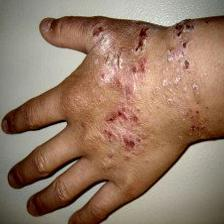
#> input picture Dataset/each_part_aug1000_data/hand/aug_ad_hand/norm_ad_hand_original_atopic36.jpg_235d0429-7084-4231-9be1-81d74c65eaeb.jpg, 224 x 224 px; its folder holds only this picture in this run
$ jupyter execute --allow-errors svm_sigmoid_hand.ipynb   (shell and % lines are left out)
#> lines starting #> are read from the running program, lines starting #| are printed output that depends on the picture
[cell 1]
from pathlib import Path
import matplotlib.pyplot as plt
import numpy as np
from sklearn import svm, metrics, datasets
from sklearn.utils import Bunch
from sklearn.model_selection import GridSearchCV, train_test_split
from sklearn.metrics import confusion_matrix
import skimage
from skimage.io import imread
from skimage.transform import resize

[cell 2]
def load_image_files(container_path, dimension=(224, 224)):
    """
    Load image files with categories as subfolder names
    which performs like scikit-learn sample dataset

    Parameters
    ----------
    container_path : string or unicode
        Path to the main folder holding one subfolder per category
    dimension : tuple
        size to which image are adjusted to

    Returns
    -------
    Bunch
    """
#> called with dimension = (224, 224)
    image_dir = Path(container_path)
    folders = [directory for directory in image_dir.iterdir() if directory.is_dir()]
    categories = [fo.name for fo in folders]

    descr = "A image classification dataset"
    images = []
    flat_data = []
    target = []
    for i, direc in enumerate(folders):
        for file in direc.iterdir():
            img = skimage.io.imread(file)
#> img is the input picture: shape (224, 224, 3); mean R, G, B 149.5, 121.4, 101.4
            img_resized = resize(img, dimension, anti_aliasing=True, mode='reflect')
            flat_data.append(img_resized.flatten())
            images.append(img_resized)
            target.append(i)
    flat_data = np.array(flat_data)
    target = np.array(target)
    images = np.array(images)

    return Bunch(data=flat_data,
                 target=target,
                 target_names=categories,
                 images=images,
                 DESCR=descr)

[cell 3]
image_dataset = load_image_files('/Users/waranthornchansawang/Desktop/RASH_INSPECTOR/SVM_RASH_INSPECTOR/augmented_data/hand')

[cell 4]
X_train, X_test, y_train, y_test = train_test_split(
    image_dataset.data, image_dataset.target, test_size=0.2,random_state=20)

[cell 5]
plt.scatter(X_train[:, -0], X_train[:, 1], c=y_train, s=50, cmap=plt.cm.Paired )
plt.show()
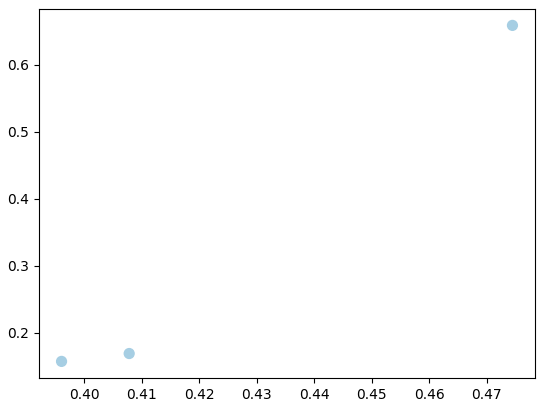
#> figure drawn by matplotlib, 1 panel
